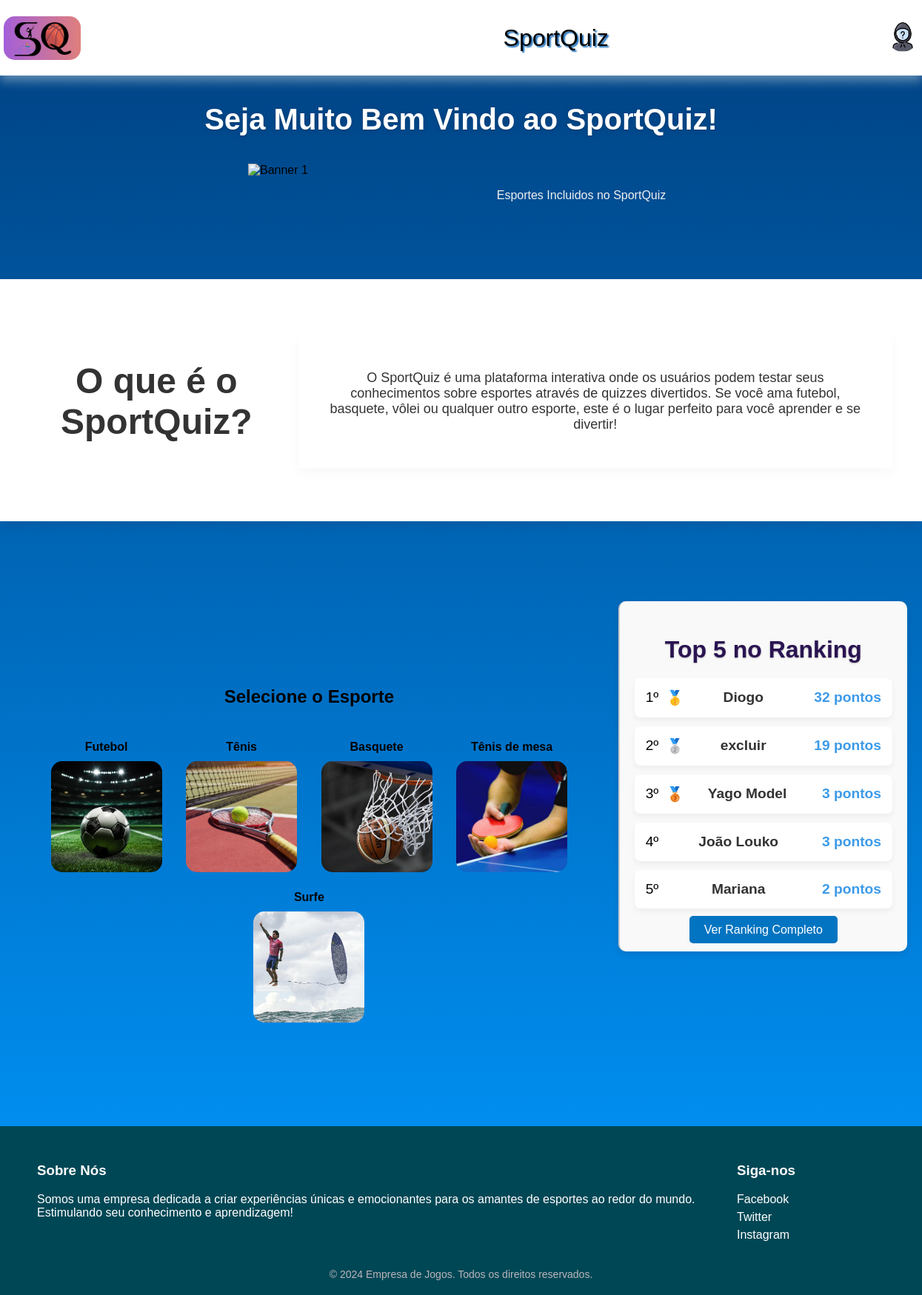
The app's page /principal.php, older data.
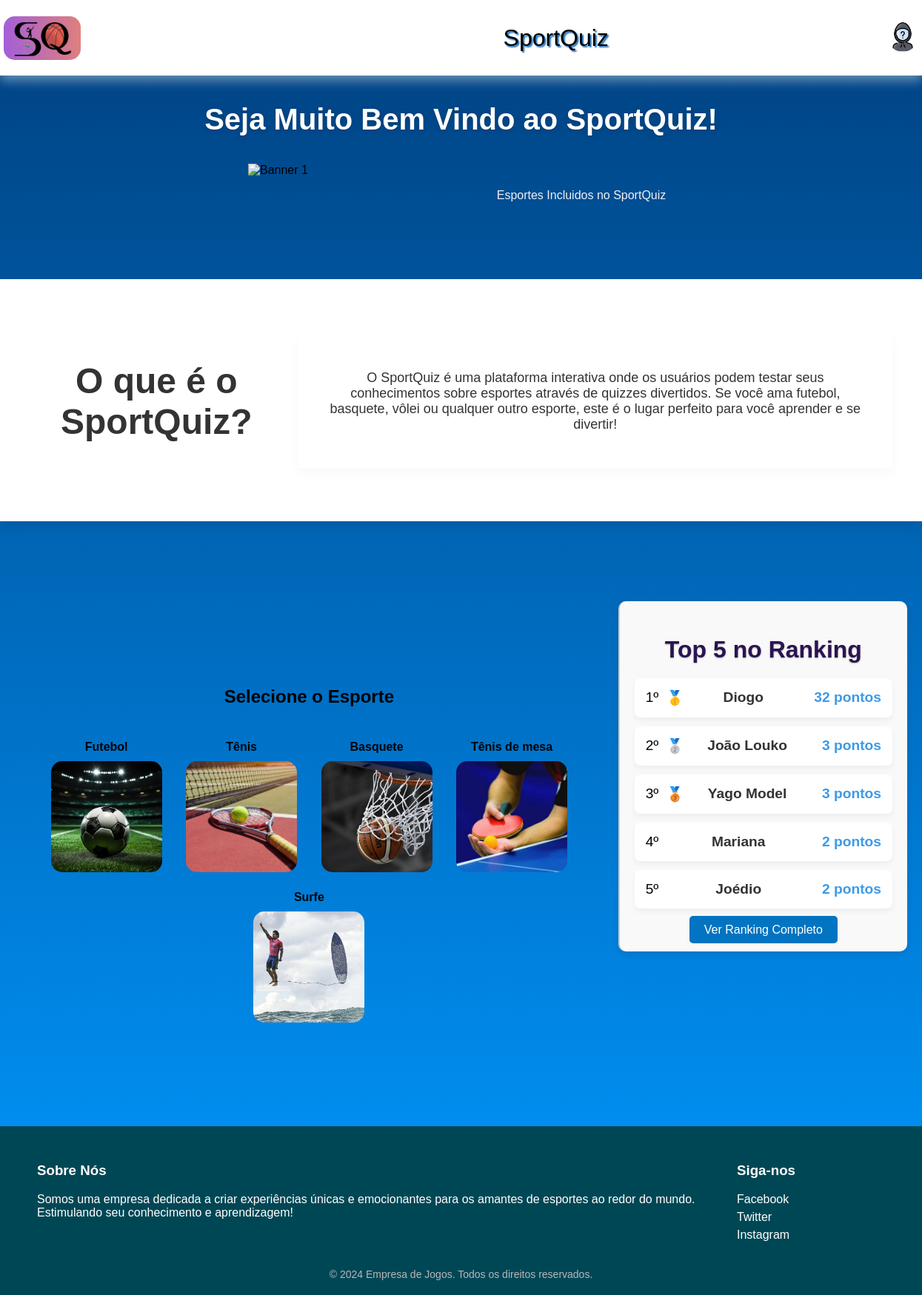
The same page, newer data.
### tables this page shows
CREATE TABLE `ranking` (
  `id` int(11) NOT NULL,
  `id_usuario` int(11) NOT NULL,
  `pontuacao` int(11) NOT NULL
);

CREATE TABLE `usuarios` (
  `id` int(11) NOT NULL,
  `nome` varchar(40) NOT NULL,
  `senha` varchar(200) NOT NULL,
  `email` varchar(40) NOT NULL,
  `imagem_perfil` varchar(255) DEFAULT NULL
);

### principal.php (the view, shortened to what the changed rows need)
<?php
include('conexao_bd.php');
$sql_ranking = "
    SELECT u.nome, r.pontuacao
    FROM ranking r
    JOIN usuarios u ON r.id_usuario = u.id
    ORDER BY r.pontuacao DESC
    LIMIT 5
";
$result_ranking = $mysqli->query($sql_ranking);
$ranking = $result_ranking->fetch_all(MYSQLI_ASSOC);
?>
<!DOCTYPE html>
<html lang="pt-br">
<head>
    <link rel="stylesheet" href="estilo.css">
    <nav class="navbar">
        <h1><a href="principal.php">SportQuiz</a></h1>
    </nav>
</head>
<body class="bodyprincipal">
    <h1 class="tituloprincipal"> Seja Muito Bem Vindo ao SportQuiz!</h1>
    <div class="container-introducao">
    <div class="titulo-introducao">
        <h2>O que é o SportQuiz?</h2>
    </div>
</div>
    <div class="content">
        <div class="left-content">
            <h2 class="escolha">Selecione o Esporte</h2>
        </div>
    <div class="right-content">
        <h2 class="ranking-title">Top 5 no Ranking</h2>
        <ul class="ranking-list">
    <?php
    $posicao = 1;
    foreach ($ranking as $rank): ?>
        <li class="ranking-item">
            <span class="rank-position"><?php echo $posicao . 'º'; ?></span>
            <span class="rank-medal">
                <?php
                if ($posicao == 1) {
                    echo '🥇';
                } elseif ($posicao == 2) {
                    echo '🥈';
                } elseif ($posicao == 3) {
                    echo '🥉';
                }
                ?>
            </span>
            <span class="rank-name"><?php echo htmlspecialchars($rank['nome']); ?></span>
            <span class="rank-score"><?php echo $rank['pontuacao']; ?> pontos</span>
        </li>
    <?php $posicao++;  ?>
    <?php endforeach; ?>
</ul>
    </div>
    </div>
</body>
</html>

Row changes from the older to the newer data that the page shows:
removed ranking: id_usuario.nome "excluir", pontuacao "19"
shown differently, row unchanged: ranking "João Louko": now shows "🥈"; moves up the list
now on this page (row unchanged): ranking: id_usuario.nome "Joédio", pontuacao "2"
